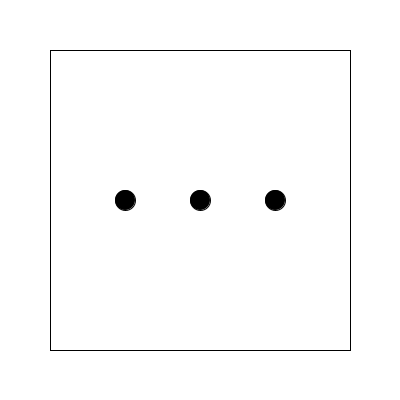
Frame 1 (no input)
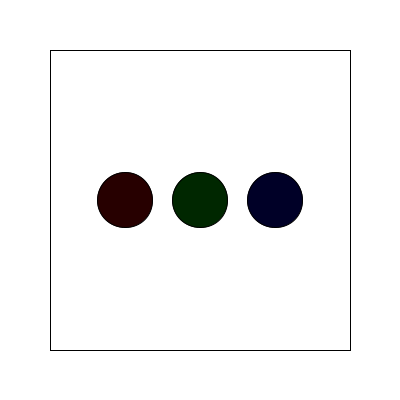
Frame 60 (the mouse pressed at the canvas centre just before this capture)
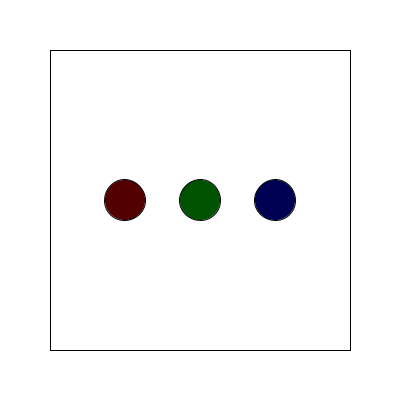
Frame 120 (the mouse held since frame 60 and released just before this capture)

The Processing sketch that drew these frames (run headless with seeded random() and noise(); from frame 60 on, the mouse is pressed at the canvas centre):

// Processing sketch: colorGpt
// ── colorGpt.pde
int r = 0;
int g = 0;
int b = 0;
float diameter = 20;

void setup() {
  size(400, 400);
}

void draw() {
  background(255);
  
  // Define the square area
  float squareSize = 300;
  float squareX = (width - squareSize) / 2;
  float squareY = (height - squareSize) / 2;
  
  // Draw the square
  noFill();
  stroke(0);
  rect(squareX, squareY, squareSize, squareSize);
  
  // Draw the three circles inside the square
  drawCircle(squareX + squareSize / 4, squareY + squareSize / 2, r, 0, 0);
  drawCircle(squareX + squareSize / 2, squareY + squareSize / 2, 0, g, 0);
  drawCircle(squareX + 3 * squareSize / 4, squareY + squareSize / 2, 0, 0, b);
  
  // Iterate the diameter of the circles
  diameter = map(sin(frameCount * 0.05), -1, 1, 20, 80);
  
  // Increment the RGB values by 5
  r = (r + 5) % 256;
  g = (g + 5) % 256;
  b = (b + 5) % 256;
}

void drawCircle(float x, float y, int red, int green, int blue) {
  fill(red, green, blue);
  ellipse(x, y, diameter, diameter);
}
